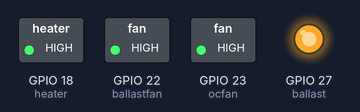
Recording of a program running on a simulated Raspberry Pi (BCM pin numbers). Shown: switched loads named in the program (green lamp = pin HIGH), output pins drawn as LEDs (lit = HIGH). At 0.0 s the program stops and its outputs stay as they are.

Above: at 0.1 s.
Timing chart, 0 to 1.5 s (numbered marks = the images above):
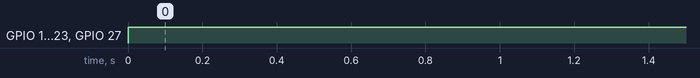

The program:

alloff.py
```python
import settings
import RPi.GPIO as GPIO
settings.pins()
pin1 = settings.ballast
pin2 = settings.ballastfan
pin3 = settings.heater
pin4 = settings.ocfan
GPIO.setmode(GPIO.BCM)
GPIO.setwarnings(False)
GPIO.setup(pin1, GPIO.OUT)
GPIO.setup(pin2, GPIO.OUT)
GPIO.setup(pin3, GPIO.OUT)
GPIO.setup(pin4, GPIO.OUT)
GPIO.output(pin1, GPIO.HIGH)
GPIO.output(pin2, GPIO.HIGH)
GPIO.output(pin3, GPIO.HIGH)
GPIO.output(pin4, GPIO.HIGH)
exit()
```

settings.py
```python
#!/usr/bin/env python3
###settings.py###

###set min max temps here, in C###
def temps():
    global maxTemp, minTemp
    maxTemp = 30   # temp at which the A/C turns on
    minTemp = 20   # temp at which the heater turns on
###set pins here###
def pins():
    global ballast, ballastfan, heater, ocfan, dhtsensor
    ballast = 27
    ballastfan = 22
    heater = 18
    ocfan = 23
    dhtsensor = 17
def expGpio():
    global gp1, gp2, gp3, gp4
    gp1 = "/sys/class/gpio/gpio27/value"
    gp2 = "/sys/class/gpio/gpio22/value"
    gp3 = "/sys/class/gpio/gpio18/value"
    gp4 = "/sys/class/gpio/gpio23/value"
###SET PINs ABOVE###

###set light times here### 24hr time scale
def light():
    global lightOn, lightOff
    lightOn = 8
    lightOff = 20
## BELOW ARE OPTIONAL, 0 all to turn off
#  heat/ handled in lcd.py#0 = no heat, 1 = heat
def heat():
    global heat1
    heat1 = 1  # is a heater installed, 0 = no / 1 = yes
def cooling():
    global cool1
    cool1 = 1  # is a AC unit installed, 0 = no / 1 = yes
def webgui():  #  requires a Adafruit.IO account(free)
    global enable1, key1
    enable1 = 1   # webGui enable #  ## 0 = no / 1 = yes
    key1 = 'your_adafruit_IO_key'


''' # what to turn on at boot, NOT FINISHED
def boot():
    global 1, 2, 3, 4
    1 = 0
    2 = 0
    3 = 0
    4 = 0


'''
```

Measured:
- by itself, GPIO 18 (heater), GPIO 22 (ballastfan), GPIO 23 (ocfan), GPIO 27 (ballast): LOW → HIGH at 0.00 s
